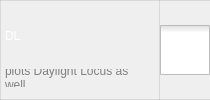
                      <widget class="QWidget" name="widget_36" native="true">
                       <property name="sizePolicy">
                        <sizepolicy hsizetype="Preferred" vsizetype="Fixed">
                         <horstretch>0</horstretch>
                         <verstretch>0</verstretch>
                        </sizepolicy>
                       </property>
                       <property name="minimumSize">
                        <size>
                         <width>150</width>
                         <height>50</height>
                        </size>
                       </property>
                       <property name="maximumSize">
                        <size>
                         <width>16777215</width>
                         <height>16777215</height>
                        </size>
                       </property>
                       <property name="styleSheet">
                        <string notr="true"/>
                       </property>
                       <layout class="QHBoxLayout" name="horizontalLayout_23">
                        <property name="spacing">
                         <number>0</number>
                        </property>
                        <property name="leftMargin">
                         <number>0</number>
                        </property>
                        <property name="topMargin">
                         <number>0</number>
                        </property>
                        <property name="rightMargin">
                         <number>0</number>
                        </property>
                        <property name="bottomMargin">
                         <number>0</number>
                        </property>
                        <item>
                         <widget class="QWidget" name="widget_23" native="true">
                          <property name="styleSheet">
                           <string notr="true">QWidget {border: 1px solid rgba(129, 129, 129, 50); color: grey}</string>
                          </property>
                          <layout class="QVBoxLayout" name="verticalLayout_20">
                           <property name="spacing">
                            <number>2</number>
                           </property>
                           <property name="leftMargin">
                            <number>5</number>
                           </property>
                           <property name="topMargin">
                            <number>5</number>
                           </property>
                           <property name="rightMargin">
                            <number>5</number>
                           </property>
                           <property name="bottomMargin">
                            <number>5</number>
                           </property>
                           <item>
                            <widget class="QLabel" name="label_41">
                             <property name="minimumSize">
                              <size>
                               <width>150</width>
                               <height>50</height>
                              </size>
                             </property>
                             <property name="maximumSize">
                              <size>
                               <width>16777215</width>
                               <height>50</height>
                              </size>
                             </property>
                             <property name="styleSheet">
                              <string notr="true">border: 0px; color: white;</string>
                             </property>
                             <property name="text">
                              <string>DL</string>
                             </property>
                            </widget>
                           </item>
                           <item>
                            <widget class="QLabel" name="label_42">
                             <property name="minimumSize">
                              <size>
                               <width>0</width>
                               <height>18</height>
                              </size>
                             </property>
                             <property name="maximumSize">
                              <size>
                               <width>16777215</width>
                               <height>18</height>
                              </size>
                             </property>
                             <property name="contextMenuPolicy">
                              <enum>Qt::CustomContextMenu</enum>
                             </property>
                             <property name="styleSheet">
                              <string notr="true">border:0;</string>
                             </property>
                             <property name="text">
                              <string>plots Daylight Locus as well.</string>
                             </property>
                             <property name="scaledContents">
                              <bool>false</bool>
                             </property>
                             <property name="wordWrap">
                              <bool>true</bool>
                             </property>
                            </widget>
                           </item>
                          </layout>
                         </widget>
                        </item>
                        <item>
                         <widget class="QCheckBox" name="checkBox_9">
                          <property name="sizePolicy">
                           <sizepolicy hsizetype="Minimum" vsizetype="Expanding">
                            <horstretch>0</horstretch>
                            <verstretch>0</verstretch>
                           </sizepolicy>
                          </property>
                          <property name="minimumSize">
                           <size>
                            <width>50</width>
                            <height>0</height>
                           </size>
                          </property>
                          <property name="maximumSize">
                           <size>
                            <width>50</width>
                            <height>16777215</height>
                           </size>
                          </property>
                          <property name="styleSheet">
                           <string notr="true">QCheckBox {
	border-top: 1px solid rgba(129, 129, 129, 50);
	border-bottom: 1px solid rgba(129, 129, 129, 50);
	border-radius: 0px;
}

QCheckBox::indicator:checked {
    image: url(./resources/icons/toggle-button-on.png);
}

QCheckBox::indicator:unchecked {
    image: url(./resources/icons/toggle-button-off.png);
}
QCheckBox::indicator {
    width: 50px;
    height: 50px;
}</string>
                          </property>
                          <property name="text">
                           <string/>
                          </property>
                         </widget>
                        </item>
                       </layout>
                      </widget>
